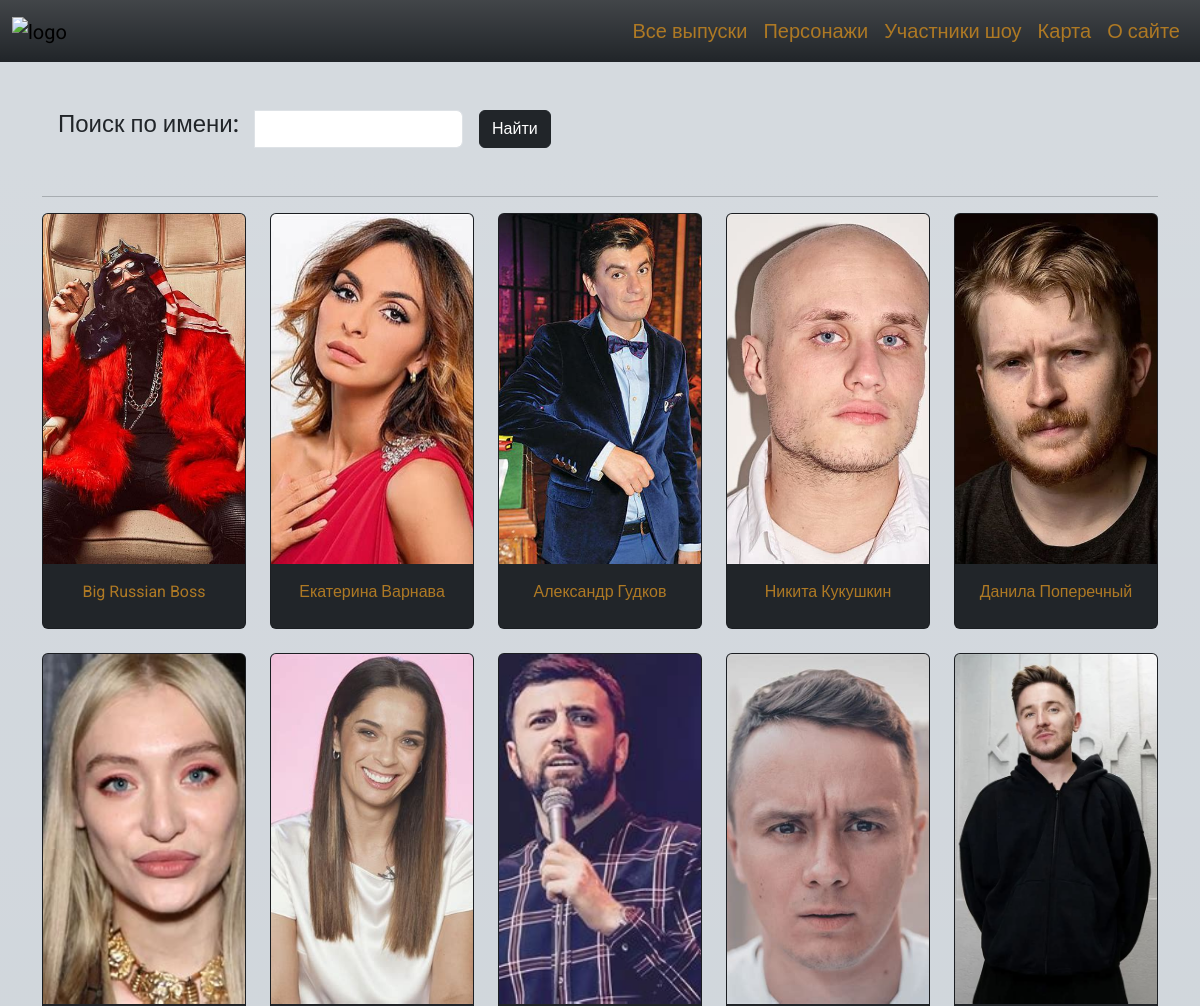
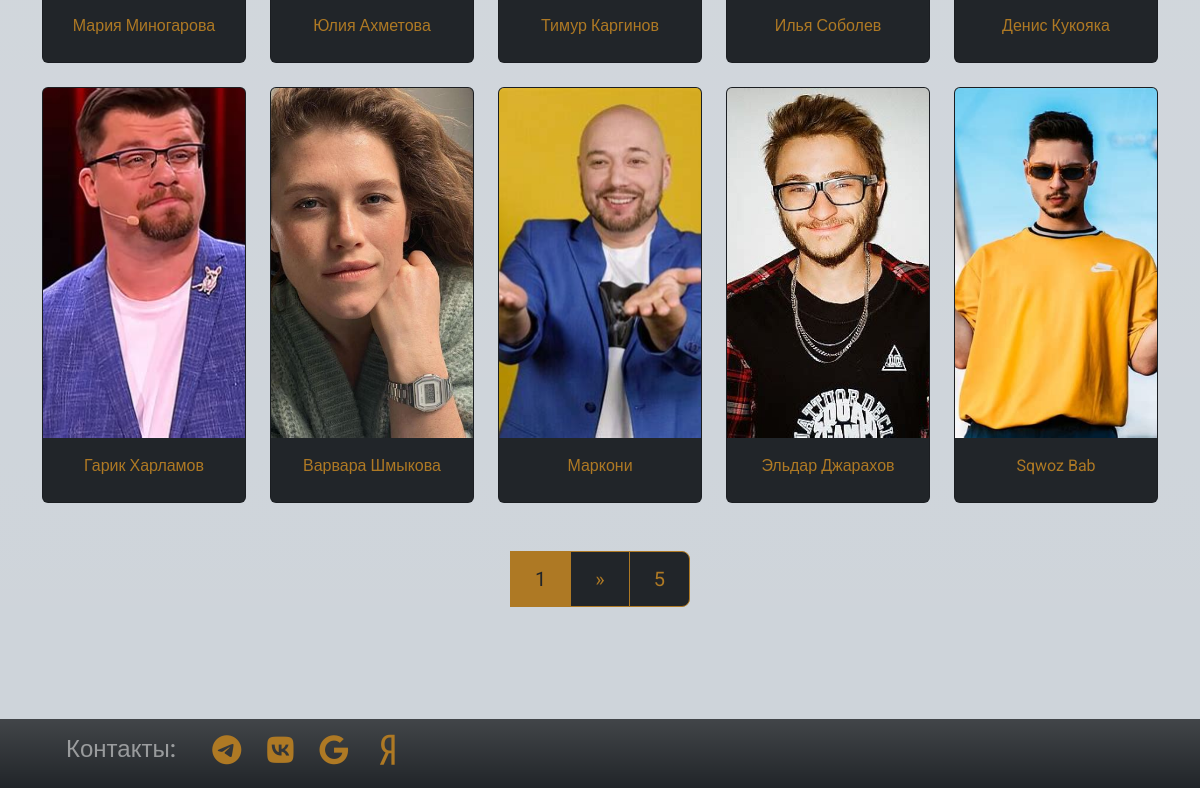
Screenshot of /gamers/ with the database file from the repository (2 pictures, top to bottom).
### mysite/models.py (models this page shows, shortened)
class Gamer(models.Model):
    name = models.CharField(max_length=40, blank=False, verbose_name='Имя игрока')
    personages = models.ManyToManyField('Personage', blank=True, verbose_name='Персонажи', related_name='gamers')
    image = models.ImageField(upload_to='gamers', blank=True, null=True, verbose_name='Фото игрока')
    class Meta:
        verbose_name = "Игрок"
        verbose_name_plural = "Игроки"
    def display_personages(self):
        return ", ".join([personage.name for personage in self.personages.all()])
    display_personages.short_description = 'Персонажи'

### mysite/views.py (the view)
# urls.py: path("gamers/", GamerListView.as_view(), name="gamers"),
class GamerListView(ListView):
    model = Gamer
    paginate_by = 15
    ordering = ['pk']
    template_name = 'gamers.html'

### mysite/templates/gamers.html (shortened to what this page needs)
{% extends 'base.html' %}
{% load static %}
{% block content %}
    <div class="container">
        {% include 'search.html' %}
        <div class="row row-cols-1 row-cols-sm-2 row-cols-md-2 row-cols-lg-4 row-cols-xl-5 row-cols-xxl-5 g-4">
            {% if object_list %}
                {% for object in object_list %}
                    <div class="col">
                        <div class="card bg-dark h-100 d-flex flex-column" style="color:#ae7924">
                            <a href="/gamers/{{object.pk}}" ><img src="{{ object.image.url }}" class="card-img-top img-fluid" alt="{{ object.title }}" style="height: 350px; object-fit: cover;"></a>
                            <div class="card-body text-center d-flex flex-column justify-content-between">
                                <a href="/gamers/{{object.pk}}" class="card-title text-decoration-none">{{object.name}}</a>
                            </div>
                        </div>
                    </div>
                {% endfor %}
            {% else %}
                <h4>Ничего не найдено.</h4>
            {% endif %}
        </div>
    </div>
    {% include 'pagination.html' %}
{% endblock %}

### static/css/style.css (style rules this page uses)
* { font-family: "Roboto", sans-serif; }
img { max-width: 100%; height: auto; }
.card-title { color: #ae7924; }

### rows the page displays
Gamer: image (picture), name "Big Russian Boss"
Gamer: image (picture), name "Екатерина Варнава"
Gamer: image (picture), name "Александр Гудков"
Gamer: image (picture), name "Никита Кукушкин"
Gamer: image (picture), name "Данила Поперечный"
Gamer: image (picture), name "Мария Миногарова"
Gamer: image (picture), name "Юлия Ахметова"
Gamer: image (picture), name "Тимур Каргинов"
Gamer: image (picture), name "Илья Соболев"
Gamer: image (picture), name "Денис Кукояка"
Gamer: image (picture), name "Гарик Харламов"
Gamer: image (picture), name "Варвара Шмыкова"
Gamer: image (picture), name "Маркони"
Gamer: image (picture), name "Эльдар Джарахов"
Gamer: image (picture), name "Sqwoz Bab"

### other values shown
{{ p }} "1"
{{ page_obj.paginator.num_pages }} "5"
